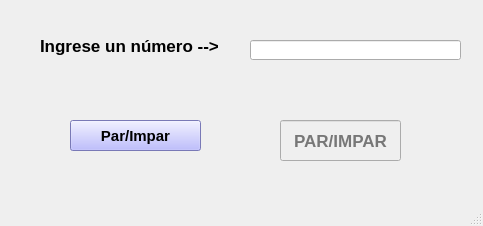
<?xml version="1.0" encoding="UTF-8"?>
<ui version="4.0">
 <class>MainWindow</class>
 <widget class="QMainWindow" name="MainWindow">
  <property name="geometry">
   <rect>
    <x>0</x>
    <y>0</y>
    <width>483</width>
    <height>226</height>
   </rect>
  </property>
  <property name="windowTitle">
   <string>MainWindow</string>
  </property>
  <widget class="QWidget" name="centralwidget">
   <widget class="QLabel" name="lbl_input">
    <property name="geometry">
     <rect>
      <x>40</x>
      <y>30</y>
      <width>201</width>
      <height>31</height>
     </rect>
    </property>
    <property name="font">
     <font>
      <pointsize>13</pointsize>
      <weight>75</weight>
      <bold>true</bold>
     </font>
    </property>
    <property name="text">
     <string>Ingrese un número --&gt;</string>
    </property>
   </widget>
   <widget class="QLineEdit" name="txt_input">
    <property name="geometry">
     <rect>
      <x>250</x>
      <y>40</y>
      <width>211</width>
      <height>20</height>
     </rect>
    </property>
    <property name="font">
     <font>
      <pointsize>13</pointsize>
     </font>
    </property>
    <property name="toolTip">
     <string>Porfavor, ingresa solo números</string>
    </property>
   </widget>
   <widget class="QPushButton" name="btn_res">
    <property name="geometry">
     <rect>
      <x>70</x>
      <y>120</y>
      <width>131</width>
      <height>31</height>
     </rect>
    </property>
    <property name="font">
     <font>
      <pointsize>11</pointsize>
      <weight>75</weight>
      <bold>true</bold>
     </font>
    </property>
    <property name="styleSheet">
     <string notr="true">background-color: rgb(170, 170, 255);</string>
    </property>
    <property name="text">
     <string>Par/Impar</string>
    </property>
   </widget>
   <widget class="QLineEdit" name="txt_output">
    <property name="enabled">
     <bool>false</bool>
    </property>
    <property name="geometry">
     <rect>
      <x>280</x>
      <y>120</y>
      <width>121</width>
      <height>41</height>
     </rect>
    </property>
    <property name="font">
     <font>
      <pointsize>13</pointsize>
      <weight>75</weight>
      <bold>true</bold>
     </font>
    </property>
    <property name="alignment">
     <set>Qt::AlignCenter</set>
    </property>
    <property name="placeholderText">
     <string>PAR/IMPAR</string>
    </property>
   </widget>
  </widget>
  <widget class="QMenuBar" name="menubar">
   <property name="geometry">
    <rect>
     <x>0</x>
     <y>0</y>
     <width>483</width>
     <height>22</height>
    </rect>
   </property>
  </widget>
  <widget class="QStatusBar" name="statusbar"/>
 </widget>
 <resources/>
 <connections/>
</ui>
